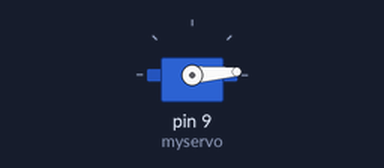
The sketch below on a simulated Arduino Uno, built with avr-gcc and run on an emulated ATmega328P. On the bench: servo. What the sketch prints to the serial monitor is not drawn.

Above: at 0.05 s.
At 0.85 s:
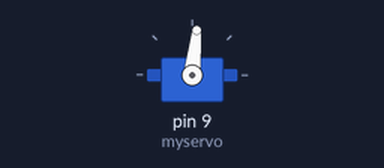
At 1.7 s:
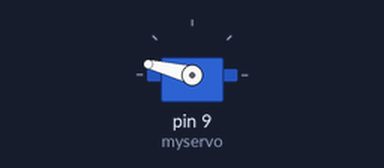
At 3.65 s:
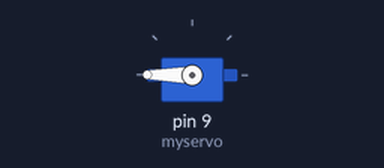
Timing chart, 0 to 8.5 s (numbered marks = the images above):
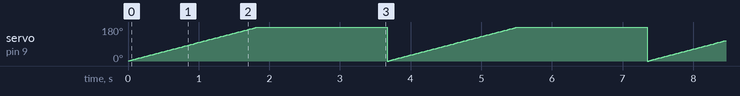

The sketch:

servo360.ino
```cpp
#include<Servo.h>
Servo myservo;
int i = 0;
void setup() {
  Serial.begin(9600);
  myservo.attach(9, 0, 360);
}

void loop() {
  i++;
  if(i == 360){
    i = 0;
  }
  Serial.print("\n");
  Serial.print(i);
  myservo.write(i);
  delay(10);

}
```

Measured:
- by itself, servo on pin 9 (myservo): ramps from 0° to 180° and jumps back, once every 3.7 s
